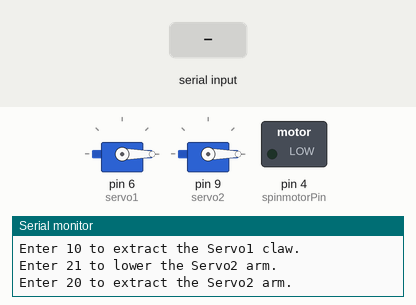
This sketch was run on a simulated Arduino Uno, built with avr-gcc and run on an emulated ATmega328P. On the bench: 2 × servo, switched loads named in the sketch (green lamp = pin HIGH), the last lines printed to the serial monitor. The test bench sets the inputs (shaded band).

Above: at 1.3 s.
1.4 s: "1\n" received over Serial
At 3.1 s:
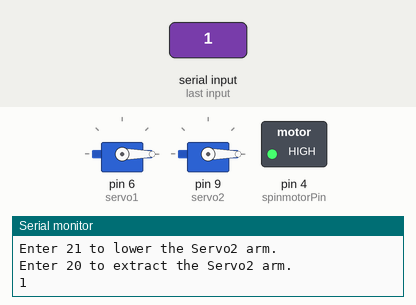
4.4 s: "11\n" received over Serial
At 6.6 s:
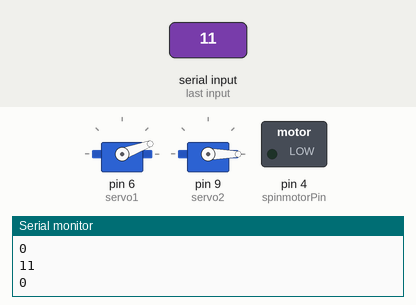
6.9 s: "21\n" received over Serial
At 8.1 s:
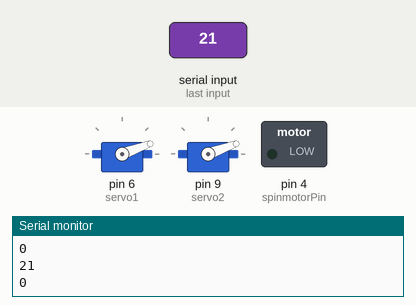
8.4 s: "10\n" received over Serial
At 9.4 s:
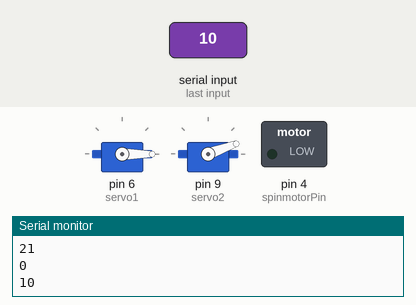
9.9 s: "1\n" received over Serial
At 12.0 s:
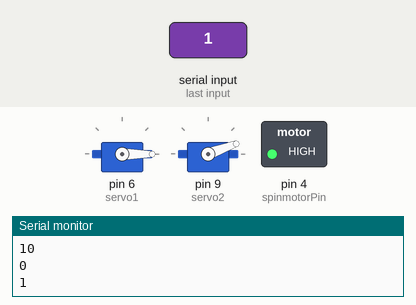
12.9 s: "21\n" received over Serial
At 14.4 s:
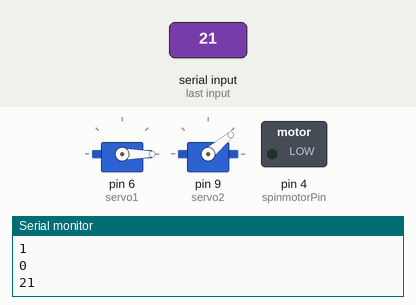
Timing chart, 0 to 15.9 s (numbered marks = the images above; inputs shaded):
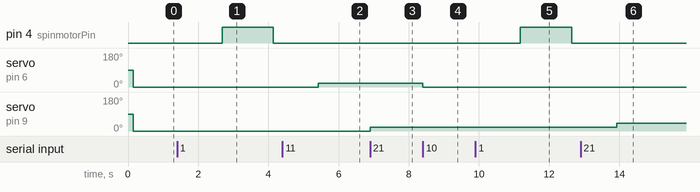

Measured:
- after the input at 1.4 s, pin 4 (spinmotorPin): LOW → HIGH after 1.3 s, → LOW 1.5 s later
- after the input at 4.4 s, servo on pin 6 (servo1): 0° → 20° after 1.0 s
- after the input at 6.9 s, servo on pin 9 (servo2): 0° → 20° at once
- after the input at 8.4 s, servo on pin 6 (servo1): 20° → 0° at once
- after the input at 9.9 s, pin 4 (spinmotorPin): LOW → HIGH after 1.3 s, → LOW 1.5 s later
- after the input at 12.9 s, servo on pin 9 (servo2): 20° → 40° after 1.0 s

The sketch:

armClawDesign_arduinoCode.ino
```cpp
//Do not connect Servo power to over 6V
//Connect Servo motor to Arduino 5V power
//RAIL POWER : 5V
//9V POWER for DC Motor
//claw rotation motor is unidirectional


//IMPORTANT !!!
//Enter 01 to start the spin motor.
//Enter 00 to stop the spin motor
//Enter 11 to lower the Servo1 claw
//Enter 10 to extract the Servo1 claw
//Enter 21 to lower the Servo2 arm
//Enter 20 to extract the Servo2 arm


#include <Servo.h>

Servo servo1;
Servo servo2;

int spinmotorPin = 4;
int spinNumber = 0;
int servoPos1 = 0;
int servoPos2 = 0;

void setup()
{
  servo1.attach(6);
  servo2.attach(9);
  pinMode(spinmotorPin, OUTPUT);
  Serial.begin(9600);
  Serial.println("Enter 01 to start the spin motor.");
  Serial.println("Enter 00 to stop the spin motor.");
  Serial.println("Enter 11 to lower the Servo1 claw.");
  Serial.println("Enter 10 to extract the Servo1 claw.");
  Serial.println("Enter 21 to lower the Servo2 arm.");
  Serial.println("Enter 20 to extract the Servo2 arm.");

  servo1.write(servoPos1);
  servo2.write(servoPos2);
}

void loop()
{
  while (Serial.available() == 0)
  {}

  spinNumber = Serial.parseInt();
  Serial.println(spinNumber);

  if (spinNumber == 1)
  {
    if (digitalRead(spinmotorPin) == 0)
    {
     for (int i = 0; i <= 150; i++)
   	 	{
    	  analogWrite(spinmotorPin, i);
      	  delay(10);
    	}
    }
  }

  else if (spinNumber == 0)
  {
    if (digitalRead(spinmotorPin) == 0)
    {}
    else
    {
      for (int i = 150; i >= 0; i--)
      {
        analogWrite(spinmotorPin, i);
        delay(10);
      }
    }
  }

  else if (spinNumber == 11)
  {
    if (servoPos1 != 180)
    {
      servoPos1 += 20;
      servo1.write(servoPos1);
    }
  }

  else if (spinNumber == 10)
  {
    if (servoPos1 != 0)
    {
      servoPos1 -= 20;
      servo1.write(servoPos1);
    }
  }
  else if (spinNumber == 21)
  {
    if (servoPos2 != 180)
    {
      servoPos2 += 20;
      servo2.write(servoPos2);
    }
  }

  else if (spinNumber == 20)
  {
    if (servoPos2 != 0)
    {
      servoPos2 -= 20;
      servo2.write(servoPos2);
    }
  }
}
```
